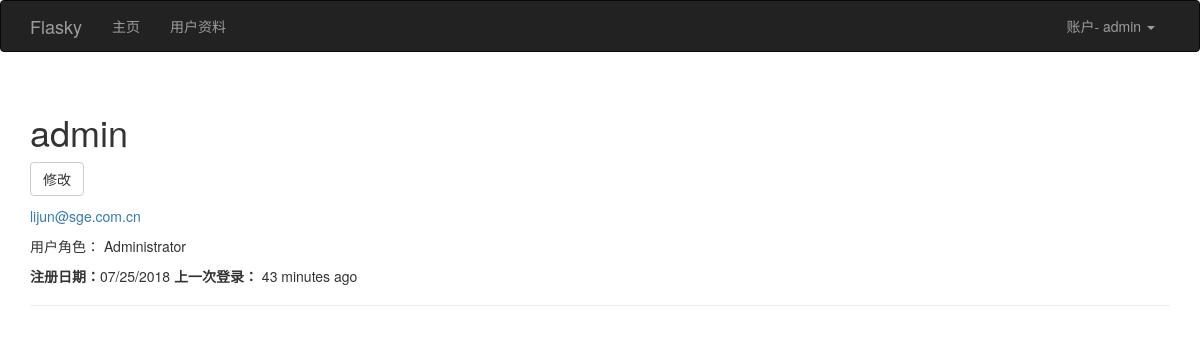
Page /user/admin (signed in) on the earlier database version.
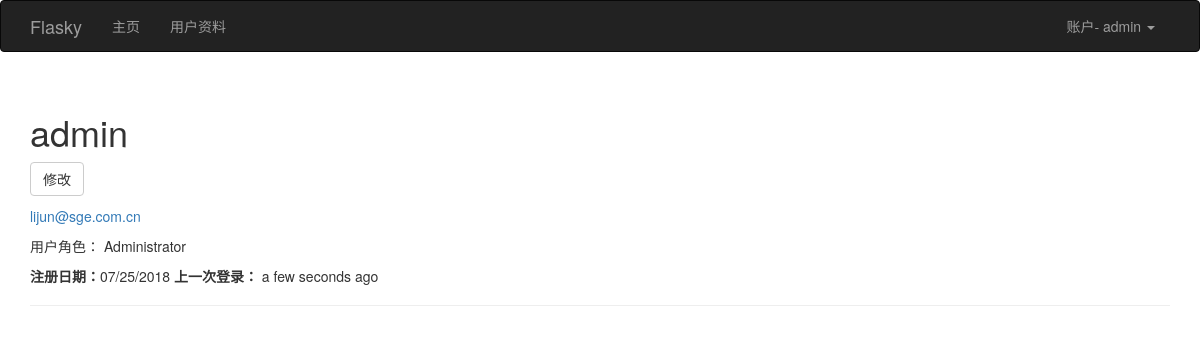
Same page on the later database version.
### app/models.py (models this page shows, shortened)
class User(UserMixin, db.Model):
    __tablename__ = 'users'
    id = db.Column(db.Integer, primary_key=True)
    username = db.Column(db.String(64), unique=True, index=True)
    email = db.Column(db.String(64), unique=True,index=True)
    role_id = db.Column(db.Integer, db.ForeignKey('roles.id'))
    password_hash = db.Column(db.String(128))
    confirmed = db.Column(db.Boolean, default= False)
    name = db.Column(db.String(64))
    location = db.Column(db.String(128))
    about_me = db.Column(db.Text())
    member_since = db.Column(db.DateTime(), default=datetime.utcnow)
    last_seen = db.Column(db.DateTime(), default=datetime.utcnow)
    @property
    def password(self):
        raise AttributeError('password is not a readable attribute')
    def can(self, permission):
        return self.role is not None and self.role.permissions & permission == permission
    def is_administrator(self):
        return self.can(Permission.ADMINISTER)
    def ping(self):
        self.last_seen = datetime.utcnow()
        db.session.add(self)

class Role(db.Model):
    __tablename__='roles'
    id = db.Column(db.Integer, primary_key=True)
    name = db.Column(db.String(64), unique=True)
    default = db.Column(db.Boolean, default=False, index=True)
    permissions = db.Column(db.Integer)
    users = db.relationship('User', backref='role', lazy='dynamic')

### app/main/views.py (the view)
@main.route('/user/<username>')
def user(username):
    user = User.query.filter_by(username= username).first()
    if user is None:
        abort(404)
    return render_template('user.html', user = user)

### app/auth/views.py (called while the page is built)
@auth.before_app_request
def before_request():
    if current_user.is_authenticated:
        current_user.ping()
        if not current_user.confirmed and request.endpoint[:5] != 'auth.':
            return redirect(url_for('auth.unconfirmed'))

### app/models.py (called while the page is built)
@login_manager.user_loader
def load_user(user_id):
    return User.query.get(int(user_id))

### app/templates/user.html (shortened to what this page needs)
{%  extends "base.html" %}
{%  import "bootstrap/wtf.html" as wtf %}
{% block page_content %}
    <div class="page-header">
        <h1>  {{ user.username }} </h1>
    {%  if user == current_user %}
           <a class="btn btn-default" href="{{ url_for('.edit_profile') }}">
修改
</a>
    {% endif %}
        {%  if current_user.is_administrator() %}
           <p> <a href="mailto: {{ user.email }} ">{{ user.email }}</a></p>
            <p> 用户角色：  {{ user.role.name }}</p>
        {% endif %}
     <p>
         <b>注册日期：</b>{{ moment(user.member_since).format('L') }}
         <b>上一次登录：</b> {{ moment(user.last_seen).fromNow(refresh=True) }}
     </p>
    </div>
{% endblock %}

### app/templates/base.html (shortened to what this page needs)
{% extends "bootstrap/base.html" %}
{% block head %}
{{ super() }}
{% endblock %}
{% block navbar %}
<div class="navbar navbar-inverse" role="navigation">
    <div class="container">
        <div class="navbar-header">
            <a class="navbar-brand" href="{{ url_for('main.index') }}">Flasky</a>
        </div>
        <div class="navbar-collapse collapse">
            <ul class="nav navbar-nav">
                <li><a href="{{ url_for('main.index') }}">主页</a></li>
                {%  if current_user.is_authenticated %}
                    <li><a href="{{  url_for('main.user', username=current_user.username) }}">用户资料</a></li>
                {%  endif %}
            </ul>
            <ul class="nav navbar-nav navbar-right">
                {% if current_user.is_authenticated %}
                <li class="dropdown">
                <a href="#" class="dropdown-toggle" data-toggle="dropdown">账户- {{ current_user.username }} <b class="caret"></b></a>
                </li>
                {% else %}
                <li><a href="{{ url_for('auth.login') }}">登录</a></li>
                {% endif %}
            </ul>
        </div>
    </div>
</div>
{% endblock %}
{% block content %}
<div class="container">
    {% block page_content %}{% endblock %}
</div>
{% endblock %}

Differences in the rows shown:
changed User "admin": last_seen "43 minutes ago" → "a few seconds ago"
